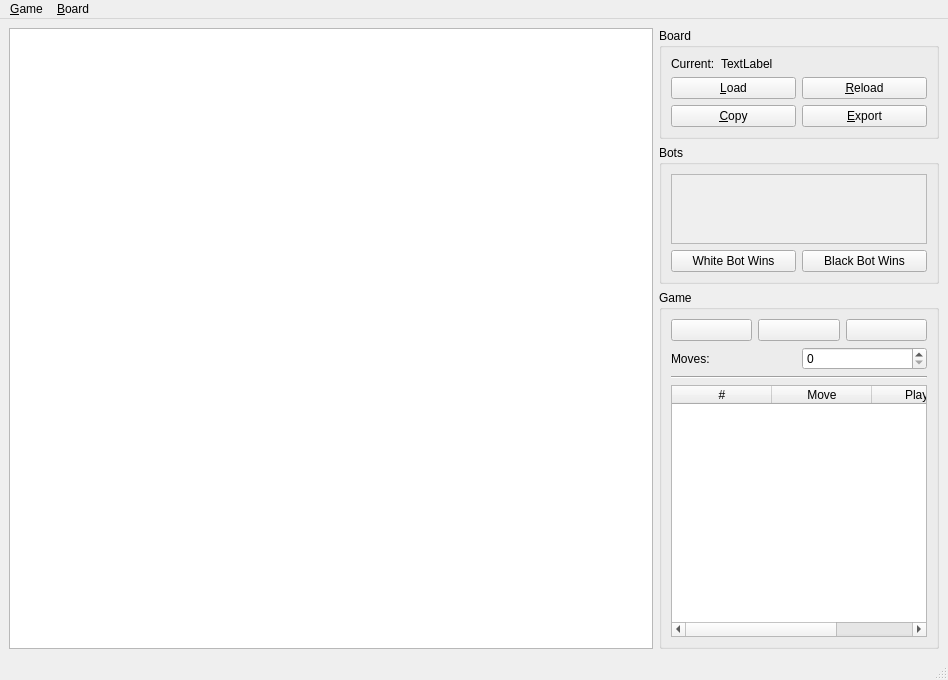
<?xml version="1.0" encoding="UTF-8"?>
<ui version="4.0">
 <class>MainWindow</class>
 <widget class="QMainWindow" name="MainWindow">
  <property name="geometry">
   <rect>
    <x>0</x>
    <y>0</y>
    <width>948</width>
    <height>680</height>
   </rect>
  </property>
  <property name="windowTitle">
   <string>ISChess</string>
  </property>
  <property name="windowIcon">
   <iconset>
    <normaloff>assets/icon.png</normaloff>assets/icon.png</iconset>
  </property>
  <widget class="QWidget" name="centralWidget">
   <layout class="QHBoxLayout" name="horizontalLayout">
    <item>
     <widget class="QGraphicsView" name="chessboardView">
      <property name="sizePolicy">
       <sizepolicy hsizetype="Expanding" vsizetype="Expanding">
        <horstretch>0</horstretch>
        <verstretch>0</verstretch>
       </sizepolicy>
      </property>
     </widget>
    </item>
    <item>
     <layout class="QVBoxLayout" name="settingsPanel">
      <item>
       <widget class="QGroupBox" name="boardGroup">
        <property name="sizePolicy">
         <sizepolicy hsizetype="Preferred" vsizetype="Fixed">
          <horstretch>0</horstretch>
          <verstretch>0</verstretch>
         </sizepolicy>
        </property>
        <property name="title">
         <string>Board</string>
        </property>
        <layout class="QVBoxLayout" name="verticalLayout_2">
         <item>
          <layout class="QHBoxLayout" name="currentBoard">
           <item>
            <widget class="QLabel" name="currentBoardLabel">
             <property name="sizePolicy">
              <sizepolicy hsizetype="Maximum" vsizetype="Preferred">
               <horstretch>0</horstretch>
               <verstretch>0</verstretch>
              </sizepolicy>
             </property>
             <property name="text">
              <string>Current:</string>
             </property>
            </widget>
           </item>
           <item>
            <widget class="QLabel" name="currentBoardValue">
             <property name="text">
              <string>TextLabel</string>
             </property>
            </widget>
           </item>
          </layout>
         </item>
         <item>
          <layout class="QGridLayout" name="boardActions">
           <item row="0" column="0">
            <widget class="QPushButton" name="loadBoard">
             <property name="toolTip">
              <string>Load a board from a file</string>
             </property>
             <property name="statusTip">
              <string>Load a board from a file</string>
             </property>
             <property name="text">
              <string>&amp;Load</string>
             </property>
            </widget>
           </item>
           <item row="1" column="0">
            <widget class="QPushButton" name="copyBoard">
             <property name="toolTip">
              <string>Copy the board as FEN</string>
             </property>
             <property name="statusTip">
              <string>Copy the board as FEN</string>
             </property>
             <property name="text">
              <string>&amp;Copy</string>
             </property>
            </widget>
           </item>
           <item row="1" column="1">
            <widget class="QPushButton" name="exportBoard">
             <property name="toolTip">
              <string>Export the board to a file</string>
             </property>
             <property name="statusTip">
              <string>Export the board to a file</string>
             </property>
             <property name="text">
              <string>&amp;Export</string>
             </property>
            </widget>
           </item>
           <item row="0" column="1">
            <widget class="QPushButton" name="reloadBoard">
             <property name="toolTip">
              <string>Reload the current board</string>
             </property>
             <property name="statusTip">
              <string>Reload the current board</string>
             </property>
             <property name="text">
              <string>&amp;Reload</string>
             </property>
            </widget>
           </item>
          </layout>
         </item>
        </layout>
       </widget>
      </item>
      <item>
       <widget class="QGroupBox" name="botsGroup">
        <property name="sizePolicy">
         <sizepolicy hsizetype="Preferred" vsizetype="Maximum">
          <horstretch>0</horstretch>
          <verstretch>0</verstretch>
         </sizepolicy>
        </property>
        <property name="title">
         <string>Bots</string>
        </property>
        <layout class="QVBoxLayout" name="verticalLayout_3">
         <property name="sizeConstraint">
          <enum>QLayout::SetMaximumSize</enum>
         </property>
         <item>
          <widget class="QScrollArea" name="botsScrollArea">
           <property name="sizePolicy">
            <sizepolicy hsizetype="Preferred" vsizetype="Maximum">
             <horstretch>0</horstretch>
             <verstretch>0</verstretch>
            </sizepolicy>
           </property>
           <property name="horizontalScrollBarPolicy">
            <enum>Qt::ScrollBarAlwaysOff</enum>
           </property>
           <property name="sizeAdjustPolicy">
            <enum>QAbstractScrollArea::AdjustToContents</enum>
           </property>
           <property name="widgetResizable">
            <bool>true</bool>
           </property>
           <widget class="QWidget" name="botsList">
            <property name="geometry">
             <rect>
              <x>0</x>
              <y>0</y>
              <width>254</width>
              <height>18</height>
             </rect>
            </property>
            <property name="sizePolicy">
             <sizepolicy hsizetype="Preferred" vsizetype="Fixed">
              <horstretch>0</horstretch>
              <verstretch>0</verstretch>
             </sizepolicy>
            </property>
            <layout class="QVBoxLayout" name="verticalLayout_5">
             <property name="sizeConstraint">
              <enum>QLayout::SetMinAndMaxSize</enum>
             </property>
            </layout>
           </widget>
          </widget>
         </item>
         <item>
          <layout class="QHBoxLayout" name="botWinButtons">
           <item>
            <widget class="QPushButton" name="whiteBotWins">
             <property name="toolTip">
              <string>Declare White Bot as Winner</string>
             </property>
             <property name="statusTip">
              <string>Declare White Bot as Winner</string>
             </property>
             <property name="text">
              <string>White Bot Wins</string>
             </property>
            </widget>
           </item>
           <item>
            <widget class="QPushButton" name="blackBotWins">
             <property name="toolTip">
              <string>Declare Black Bot as Winner</string>
             </property>
             <property name="statusTip">
              <string>Declare Black Bot as Winner</string>
             </property>
             <property name="text">
              <string>Black Bot Wins</string>
             </property>
            </widget>
           </item>
          </layout>
         </item>
        </layout>
       </widget>
      </item>
      <item>
       <widget class="QGroupBox" name="gameGroup">
        <property name="sizePolicy">
         <sizepolicy hsizetype="Preferred" vsizetype="Preferred">
          <horstretch>0</horstretch>
          <verstretch>0</verstretch>
         </sizepolicy>
        </property>
        <property name="title">
         <string>Game</string>
        </property>
        <layout class="QVBoxLayout" name="verticalLayout_4">
         <item>
          <layout class="QHBoxLayout" name="moveActions">
           <item>
            <widget class="QPushButton" name="prevMove">
             <property name="toolTip">
              <string>Undo the last move</string>
             </property>
             <property name="statusTip">
              <string>Undo the last move</string>
             </property>
             <property name="text">
              <string/>
             </property>
             <property name="icon">
              <iconset theme="edit-undo">
               <normaloff>.</normaloff>.</iconset>
             </property>
            </widget>
           </item>
           <item>
            <widget class="QPushButton" name="startStop">
             <property name="toolTip">
              <string>Start/Stop the game</string>
             </property>
             <property name="statusTip">
              <string>Start/Stop the game</string>
             </property>
             <property name="text">
              <string/>
             </property>
             <property name="icon">
              <iconset theme="media-playback-start">
               <normaloff>../../../.designer/backup</normaloff>../../../.designer/backup</iconset>
             </property>
            </widget>
           </item>
           <item>
            <widget class="QPushButton" name="nextMove">
             <property name="toolTip">
              <string>Redo the next move</string>
             </property>
             <property name="statusTip">
              <string>Redo the next move</string>
             </property>
             <property name="text">
              <string/>
             </property>
             <property name="icon">
              <iconset theme="edit-redo">
               <normaloff>.</normaloff>.</iconset>
             </property>
            </widget>
           </item>
          </layout>
         </item>
         <item>
          <layout class="QHBoxLayout" name="autoMoves">
           <item>
            <widget class="QLabel" name="autoMovesLabel">
             <property name="text">
              <string>Moves:</string>
             </property>
             <property name="buddy">
              <cstring>autoMovesCount</cstring>
             </property>
            </widget>
           </item>
           <item>
            <widget class="QSpinBox" name="autoMovesCount"/>
           </item>
          </layout>
         </item>
         <item>
          <widget class="Line" name="movesSep">
           <property name="sizePolicy">
            <sizepolicy hsizetype="Minimum" vsizetype="Fixed">
             <horstretch>0</horstretch>
             <verstretch>0</verstretch>
            </sizepolicy>
           </property>
           <property name="orientation">
            <enum>Qt::Horizontal</enum>
           </property>
          </widget>
         </item>
         <item>
          <widget class="QTableWidget" name="movesList">
           <property name="enabled">
            <bool>true</bool>
           </property>
           <property name="sizePolicy">
            <sizepolicy hsizetype="Minimum" vsizetype="Minimum">
             <horstretch>0</horstretch>
             <verstretch>0</verstretch>
            </sizepolicy>
           </property>
           <property name="minimumSize">
            <size>
             <width>0</width>
             <height>64</height>
            </size>
           </property>
           <property name="editTriggers">
            <set>QAbstractItemView::NoEditTriggers</set>
           </property>
           <property name="showGrid">
            <bool>true</bool>
           </property>
           <attribute name="horizontalHeaderMinimumSectionSize">
            <number>20</number>
           </attribute>
           <attribute name="horizontalHeaderDefaultSectionSize">
            <number>100</number>
           </attribute>
           <attribute name="horizontalHeaderStretchLastSection">
            <bool>true</bool>
           </attribute>
           <attribute name="verticalHeaderStretchLastSection">
            <bool>false</bool>
           </attribute>
           <column>
            <property name="text">
             <string>#</string>
            </property>
           </column>
           <column>
            <property name="text">
             <string>Move</string>
            </property>
           </column>
           <column>
            <property name="text">
             <string>Player</string>
            </property>
           </column>
          </widget>
         </item>
        </layout>
       </widget>
      </item>
     </layout>
    </item>
   </layout>
  </widget>
  <widget class="QMenuBar" name="menubar">
   <property name="geometry">
    <rect>
     <x>0</x>
     <y>0</y>
     <width>948</width>
     <height>22</height>
    </rect>
   </property>
   <widget class="QMenu" name="menuBoard">
    <property name="title">
     <string>&amp;Board</string>
    </property>
    <addaction name="actionLoad"/>
    <addaction name="actionReload"/>
    <addaction name="actionCopy"/>
    <addaction name="actionExport"/>
   </widget>
   <widget class="QMenu" name="menuGame">
    <property name="title">
     <string>&amp;Game</string>
    </property>
    <addaction name="actionTournamentMode"/>
    <addaction name="actionStart"/>
    <addaction name="actionUndo"/>
    <addaction name="actionRedo"/>
    <addaction name="actionQuit"/>
   </widget>
   <addaction name="menuGame"/>
   <addaction name="menuBoard"/>
  </widget>
  <widget class="QStatusBar" name="statusbar"/>
  <action name="actionLoad">
   <property name="icon">
    <iconset theme="SP_DirOpenIcon"/>
   </property>
   <property name="text">
    <string>&amp;Load</string>
   </property>
   <property name="toolTip">
    <string>Load a board from a file</string>
   </property>
   <property name="statusTip">
    <string>Load a board from a file</string>
   </property>
   <property name="shortcut">
    <string>Ctrl+L</string>
   </property>
  </action>
  <action name="actionReload">
   <property name="text">
    <string>&amp;Reload</string>
   </property>
   <property name="toolTip">
    <string>Reload the current board</string>
   </property>
   <property name="statusTip">
    <string>Reload the current board</string>
   </property>
   <property name="shortcut">
    <string>Ctrl+R</string>
   </property>
  </action>
  <action name="actionCopy">
   <property name="text">
    <string>&amp;Copy</string>
   </property>
   <property name="toolTip">
    <string>Copy the board as FEN</string>
   </property>
   <property name="statusTip">
    <string>Copy the board as FEN</string>
   </property>
   <property name="shortcut">
    <string>Ctrl+C</string>
   </property>
  </action>
  <action name="actionExport">
   <property name="icon">
    <iconset theme="SP_DriveFDIcon"/>
   </property>
   <property name="text">
    <string>&amp;Export</string>
   </property>
   <property name="toolTip">
    <string>Export the board to a file</string>
   </property>
   <property name="statusTip">
    <string>Export the board to a file</string>
   </property>
   <property name="shortcut">
    <string>Ctrl+E</string>
   </property>
  </action>
  <action name="actionTournamentMode">
   <property name="text">
    <string>Tournament</string>
   </property>
   <property name="toolTip">
    <string>Enter tournament mode</string>
   </property>
   <property name="statusTip">
    <string>Enter tournament mode</string>
   </property>
   <property name="shortcut">
    <string>Ctrl+0</string>
   </property>
  </action>
  <action name="actionStart">
   <property name="text">
    <string>&amp;Start/Stop</string>
   </property>
   <property name="toolTip">
    <string>Start/Stop the game</string>
   </property>
   <property name="statusTip">
    <string>Start/Stop the game</string>
   </property>
   <property name="shortcut">
    <string>Ctrl+Space</string>
   </property>
  </action>
  <action name="actionUndo">
   <property name="text">
    <string>Undo</string>
   </property>
   <property name="toolTip">
    <string>Undo the last move</string>
   </property>
   <property name="statusTip">
    <string>Undo the last move</string>
   </property>
   <property name="shortcut">
    <string>Ctrl+Z</string>
   </property>
  </action>
  <action name="actionRedo">
   <property name="text">
    <string>Redo</string>
   </property>
   <property name="toolTip">
    <string>Redo the next move</string>
   </property>
   <property name="statusTip">
    <string>Redo the next move</string>
   </property>
   <property name="shortcut">
    <string>Ctrl+Y</string>
   </property>
  </action>
  <action name="actionQuit">
   <property name="text">
    <string>&amp;Quit</string>
   </property>
   <property name="statusTip">
    <string>Quit</string>
   </property>
   <property name="shortcut">
    <string>Ctrl+Q</string>
   </property>
  </action>
 </widget>
 <tabstops>
  <tabstop>chessboardView</tabstop>
  <tabstop>loadBoard</tabstop>
  <tabstop>reloadBoard</tabstop>
  <tabstop>copyBoard</tabstop>
  <tabstop>exportBoard</tabstop>
  <tabstop>botsScrollArea</tabstop>
  <tabstop>whiteBotWins</tabstop>
  <tabstop>blackBotWins</tabstop>
  <tabstop>prevMove</tabstop>
  <tabstop>startStop</tabstop>
  <tabstop>nextMove</tabstop>
  <tabstop>autoMovesCount</tabstop>
  <tabstop>movesList</tabstop>
 </tabstops>
 <resources/>
 <connections>
  <connection>
   <sender>loadBoard</sender>
   <signal>clicked()</signal>
   <receiver>actionLoad</receiver>
   <slot>trigger()</slot>
   <hints>
    <hint type="sourcelabel">
     <x>732</x>
     <y>102</y>
    </hint>
    <hint type="destinationlabel">
     <x>-1</x>
     <y>-1</y>
    </hint>
   </hints>
  </connection>
  <connection>
   <sender>exportBoard</sender>
   <signal>clicked()</signal>
   <receiver>actionExport</receiver>
   <slot>trigger()</slot>
   <hints>
    <hint type="sourcelabel">
     <x>862</x>
     <y>133</y>
    </hint>
    <hint type="destinationlabel">
     <x>-1</x>
     <y>-1</y>
    </hint>
   </hints>
  </connection>
  <connection>
   <sender>copyBoard</sender>
   <signal>clicked()</signal>
   <receiver>actionCopy</receiver>
   <slot>trigger()</slot>
   <hints>
    <hint type="sourcelabel">
     <x>732</x>
     <y>133</y>
    </hint>
    <hint type="destinationlabel">
     <x>-1</x>
     <y>-1</y>
    </hint>
   </hints>
  </connection>
  <connection>
   <sender>reloadBoard</sender>
   <signal>clicked()</signal>
   <receiver>actionReload</receiver>
   <slot>trigger()</slot>
   <hints>
    <hint type="sourcelabel">
     <x>862</x>
     <y>102</y>
    </hint>
    <hint type="destinationlabel">
     <x>-1</x>
     <y>-1</y>
    </hint>
   </hints>
  </connection>
  <connection>
   <sender>nextMove</sender>
   <signal>clicked()</signal>
   <receiver>actionRedo</receiver>
   <slot>trigger()</slot>
   <hints>
    <hint type="sourcelabel">
     <x>884</x>
     <y>342</y>
    </hint>
    <hint type="destinationlabel">
     <x>-1</x>
     <y>-1</y>
    </hint>
   </hints>
  </connection>
  <connection>
   <sender>startStop</sender>
   <signal>clicked()</signal>
   <receiver>actionStart</receiver>
   <slot>trigger()</slot>
   <hints>
    <hint type="sourcelabel">
     <x>797</x>
     <y>342</y>
    </hint>
    <hint type="destinationlabel">
     <x>-1</x>
     <y>-1</y>
    </hint>
   </hints>
  </connection>
  <connection>
   <sender>prevMove</sender>
   <signal>clicked()</signal>
   <receiver>actionUndo</receiver>
   <slot>trigger()</slot>
   <hints>
    <hint type="sourcelabel">
     <x>711</x>
     <y>342</y>
    </hint>
    <hint type="destinationlabel">
     <x>-1</x>
     <y>-1</y>
    </hint>
   </hints>
  </connection>
  <connection>
   <sender>actionQuit</sender>
   <signal>triggered()</signal>
   <receiver>MainWindow</receiver>
   <slot>close()</slot>
   <hints>
    <hint type="sourcelabel">
     <x>-1</x>
     <y>-1</y>
    </hint>
    <hint type="destinationlabel">
     <x>473</x>
     <y>339</y>
    </hint>
   </hints>
  </connection>
 </connections>
</ui>
